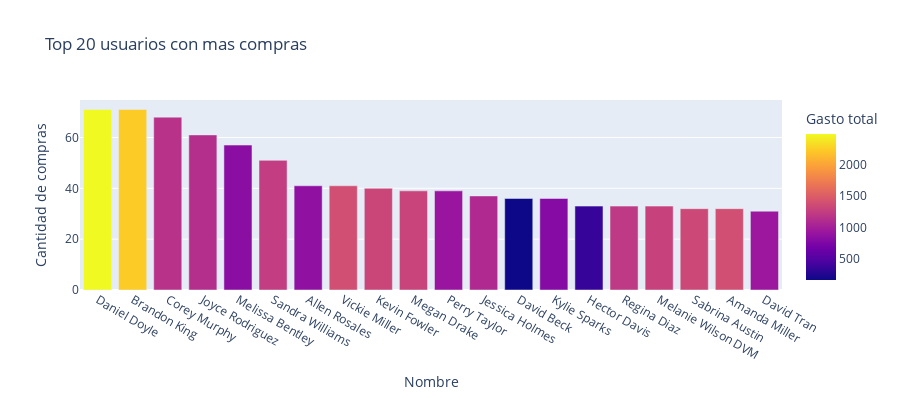

Here is the notebook cell this chart was saved with:
### Markdown cell above
### 3.1 Crear un gráfico de barras interactivo que muestre el top 20 clientes con más compras.

### Code cell
compras_por_cliente = compras.merge(clientes, how='inner', on='id_cliente')
agg_dict = {
'cantidad': 'sum',
'precio': 'sum'
}
top_20 = compras_por_cliente.groupby('id_cliente').agg(agg_dict).reset_index(drop=False)
top_20.columns = ['id_cliente', 'n_compras', 'costo']
top_20 = top_20.sort_values(by='n_compras', ascending=False)
top_20_complete = top_20.merge(clientes, how='left', on='id_cliente')
top_20_complete = top_20_complete[:20]

px.bar(top_20_complete, x='nombre', y ='n_compras', color='costo', 
labels={'n_compras':'Cantidad de compras', 'nombre': 'Nombre', 'costo': 'Gasto total'}, 
title='Top 20 usuarios con mas compras', height=400)

### Figure 1 — Plotly figure (JSON) as saved in the notebook; plotly's stock layout.template omitted (floating-point values rounded to 4 significant figures)
{"data": [{"alignmentgroup": "True", "hovertemplate": "Nombre=%{x}<br>Cantidad de compras=%{y}<br>Gasto total=%{marker.color}<extra></extra>", "legendgroup": "", "marker": {"color": [2490.0, 2237.0, 1158.0, 1132.0, 831.1, 1251.0, 870.2, 1391.0, 1324, 1306.0, 922.2, 1089.0, 168.7, 798.1, 355.2, 1224.0, 1291.0, 1342.0, 1391.0, 942.0], "coloraxis": "coloraxis", "pattern": {"shape": ""}}, "name": "", "offsetgroup": "", "orientation": "v", "showlegend": false, "textposition": "auto", "type": "bar", "x": ["Daniel Doyle", "Brandon King", "Corey Murphy", "Joyce Rodriguez", "Melissa Bentley", "Sandra Williams", "Allen Rosales", "Vickie Miller", "Kevin Fowler", "Megan Drake", "Perry Taylor", "Jessica Holmes", "David Beck", "Kylie Sparks", "Hector Davis", "Regina Diaz", "Melanie Wilson DVM", "Sabrina Austin", "Amanda Miller", "David Tran"], "xaxis": "x", "y": [71, 71, 68, 61, 57, 51, 41, 41, 40, 39, 39, 37, 36, 36, 33, 33, 33, 32, 32, 31], "yaxis": "y"}], "layout": {"barmode": "relative", "coloraxis": {"colorbar": {"title": {"text": "Gasto total"}}, "colorscale": [[0, "#0d0887"], [0.1111, "#46039f"], [0.2222, "#7201a8"], [0.3333, "#9c179e"], [0.4444, "#bd3786"], [0.5556, "#d8576b"], [0.6667, "#ed7953"], [0.7778, "#fb9f3a"], [0.8889, "#fdca26"], [1, "#f0f921"]]}, "height": 400, "legend": {"tracegroupgap": 0}, "title": {"text": "Top 20 usuarios con mas compras"}, "xaxis": {"anchor": "y", "domain": [0, 1], "title": {"text": "Nombre"}}, "yaxis": {"anchor": "x", "domain": [0, 1], "title": {"text": "Cantidad de compras"}}}}
